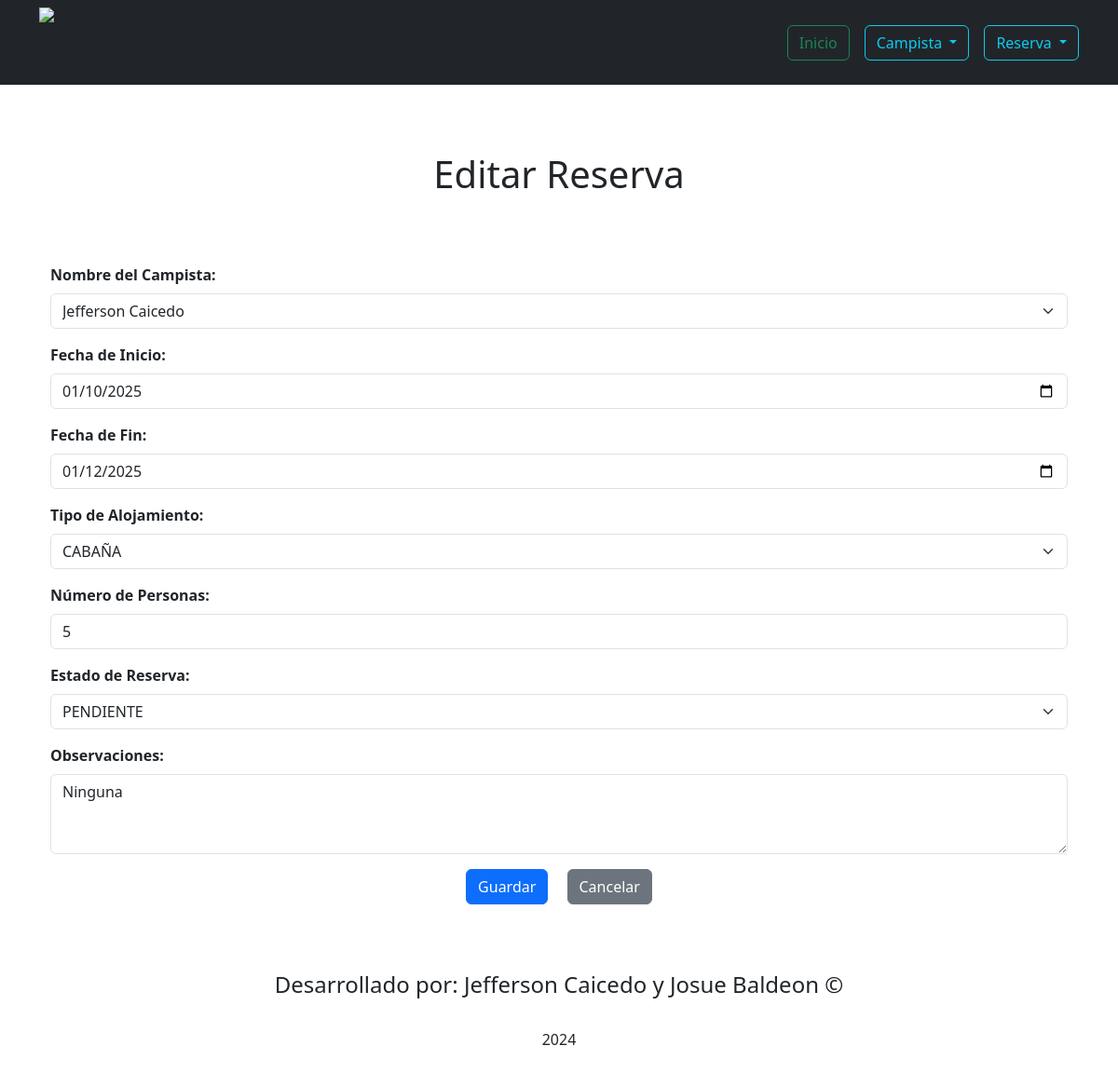
Page /editarReserva/1 on the committed database.
### Aplicaciones/Camping/models.py (models this page shows, shortened)
class Reserva(models.Model):
    idRes = models.AutoField(primary_key=True)
    fechaInicio = models.DateField()
    fechaFinal = models.DateField()
    tipoAlojamiento = models.CharField(max_length=250)
    numeroPersona = models.CharField(max_length=250)
    estadoReserva = models.CharField(max_length=250)
    observacionReserva = models.TextField(max_length=250)
    campista = models.ForeignKey('Campista', on_delete=models.CASCADE, related_name='reservas')

### Aplicaciones/Camping/views.py (the view)
# urls.py: path('editarReserva/<idRes>',views.editarReserva),
def editarReserva(request,idRes):
    editarReserva=Reserva.objects.get(idRes=idRes)
    campista=Campista.objects.all()
    return render(request,"editarReserva.html", {
        'reserva':editarReserva,
        'campista':campista,
        })

### Aplicaciones/Camping/templates/editarReserva.html (shortened to what this page needs)
{% extends "./plantilla.html" %}
{% block contenido %}
<form action="/procesarEdicionReserva/" id="frm_editar_reserva" method="post" class="container mt-5 p-4 ">
    <h1 class="text-center mb-4">Editar Reserva</h1>
    <br>
    <br>
    <div class="mb-3">
        <label for="txt_nombre" class="form-label"><b>Nombre del Campista:</b></label>
        <select name="txt_nombre" id="txt_nombre" class="form-select" required>
            {% for campista in campista %}
            <option value="{{ campista.idCam }}">{{ campista.nombreCampista }} </option>
            {% endfor %}
        </select>
    </div>
    <div class="mb-3">
        <label for="txt_fechaReservaI" class="form-label"><b>Fecha de Inicio:</b></label>
        <input type="date" value="{{reserva.fechaInicio |date:'Y-m-d'}}" class="form-control" name="txt_fechaReservaI" id="txt_fechaReservaI" placeholder="Ingrese la Fecha de Inicio">
    </div>
    <div class="mb-3">
        <label for="txt_fechaReservaF" class="form-label"><b>Fecha de Fin:</b></label>
        <input type="date" value="{{reserva.fechaFinal |date:'Y-m-d'}}" class="form-control" name="txt_fechaReservaF" id="txt_fechaReservaF" placeholder="Ingrese la Fecha de Fin">
    </div>
    <div class="mb-3">
        <label for="txt_tipo" class="form-label"><b>Tipo de Alojamiento:</b></label>
        <select class="form-select" name="txt_tipo" id="txt_tipo">
            <option value="Cabaña"{% if reserva.tipoAlojamiento == "Cabaña" %}selected{% endif %}>CABAÑA</option>
        </select>
    </div>
    <div class="mb-3">
        <label for="txt_persona" class="form-label"><b>Número de Personas:</b></label>
        <input type="number" value="{{reserva.numeroPersona}}" class="form-control" name="txt_persona" id="txt_persona"
            placeholder="Ingrese el Número de Personas">
    </div>
    <div class="mb-3">
        <label for="txt_estado" class="form-label"><b>Estado de Reserva:</b></label>
        <select class="form-select" name="txt_estado" id="txt_estado">
            <option value="Pendiente" {% if reserva.estadoReserva == "Pendiente" %}selected{% endif %}>PENDIENTE</option>
        </select>
    </div>
    <div class="mb-3">
        <label for="txt_observaciones" class="form-label"><b>Observaciones:</b></label>
        <textarea class="form-control" name="txt_observaciones" id="txt_observaciones" rows="3"
            placeholder="Ingrese la Observación">{{reserva.observacionReserva}}</textarea>
    </div>
    <div class="text-center">
        <button type="submit" class="btn btn-primary me-3">Guardar</button>
        <a href="/listadoReserva/" type="reset" class="btn btn-secondary">Cancelar</a>
    </div>
</form>
{% endblock %}

### rows in the picture
Reserva: txt_fechaReservaI "01/10/2025", txt_fechaReservaF "01/12/2025", txt_tipo "CABAÑA", txt_persona "5", txt_estado "PENDIENTE", txt_observaciones "Ninguna"

### other values in the picture
form field txt_nombre "Jefferson Caicedo"
